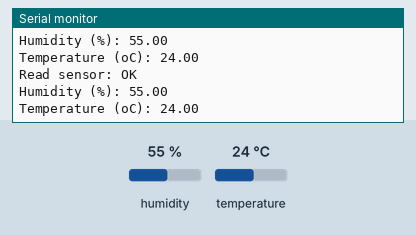
Simulated run of this sketch. Board: Arduino Uno, built with avr-gcc and run on an emulated ATmega328P. On the bench: the last lines printed to the serial monitor. The test bench sets the inputs (shaded band); at power-on: humidity 55 %, temperature 24 °C.

Above: at 4.8 s.
4.9 s: humidity set to 22 %
At 7.0 s:
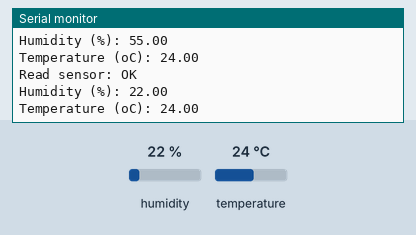
7.9 s: temperature set to 12 °C
At 8.5 s:
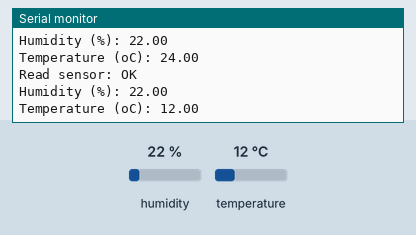
10.9 s: humidity set to 40 %
At 12.8 s:
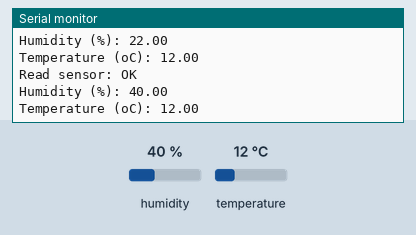
Timing chart, 0 to 14.3 s (numbered marks = the images above; inputs shaded):
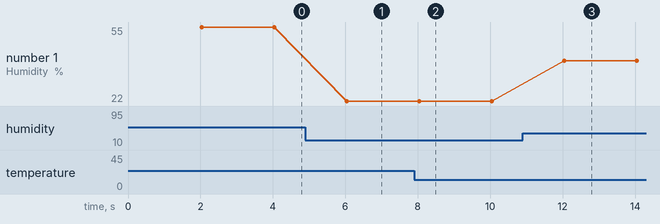

Measured:
- after the input at 4.9 s, the serial monitor: prints a new line after 1.1 s (image 1)
- after the input at 7.9 s, the serial monitor: prints a new line after 0.16 s (image 2)
- after the input at 10.9 s, the serial monitor: prints a new line after 1.1 s (image 3)
- plotted number 1: 55 → 22 after the input at 4.9 s, 22 → 40 after the input at 10.9 s

The sketch:

ArduinoBTthermometer.ino
```cpp
#include <SoftwareSerial.h>
#include <dht11.h>

dht11 DHT11;

#define DHT11PIN 2

//分时复用参数
const int blanking = 2000;
unsigned long lastTime = 0;
SoftwareSerial bt(8, 9);  //RX,TX

void setup(){
  Serial.begin(9600);
  bt.begin(38400);
  Serial.println("DHT11 TEST PROGRAM ");
  Serial.print("LIBRARY VERSION: ");
  Serial.println(DHT11LIB_VERSION);
  Serial.println();
}

void loop(){
  refreshData();
}

void refreshData(){           //执行一轮数据采样并发送
  if (millis() - lastTime < blanking)
    return;                             //时候未到
  lastTime = millis();
  Serial.println("\n");

  int chk = DHT11.read(DHT11PIN);

  Serial.print("Read sensor: ");
  switch (chk)
  {
    case DHTLIB_OK:
                Serial.println("OK");
                break;
    case DHTLIB_ERROR_CHECKSUM:
                Serial.println("Checksum error");
                break;
    case DHTLIB_ERROR_TIMEOUT:
                Serial.println("Time out error");
                break;
    default:
                Serial.println("Unknown error");
                break;
  }

  bt.write(DHT11.humidity/10 + 48);
  bt.write(DHT11.humidity%10 + 48);
  bt.write('h');
  Serial.print("Humidity (%): ");
  Serial.println((float)DHT11.humidity, 2);

  bt.write(DHT11.temperature/10 + 48);
  bt.write(DHT11.temperature%10 + 48);
  bt.write('t');
  Serial.print("Temperature (oC): ");
  Serial.println((float)DHT11.temperature, 2);
}
```
